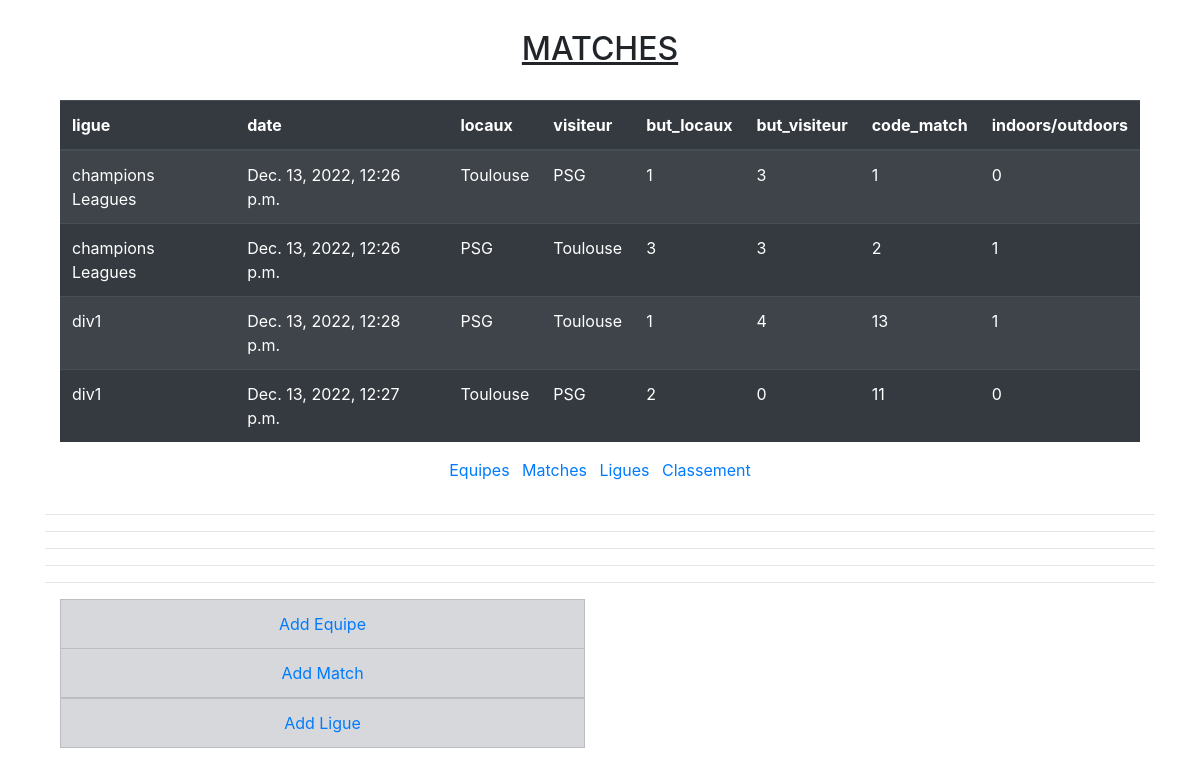
The page /competition/tmatch/ on the database its author committed.
### competition/models.py (models this page shows, shortened)
class Match(models.Model):
    ligue = models.ForeignKey(Ligue, models.DO_NOTHING,
                              db_column='ligue', to_field='code_ligue')
    date = models.DateTimeField()
    id_locaux = models.ForeignKey('Equipe', models.DO_NOTHING, db_column='id_locaux',
                                  related_name='Equipe1', to_field='id_federation')
    id_visiteur = models.ForeignKey('Equipe', models.DO_NOTHING, db_column='id_visiteur',
                                    related_name='Equipe2', to_field='id_federation')
    score_locaux = models.IntegerField()
    score_visiteur = models.IntegerField()
    code_match = models.BigIntegerField(unique=True)
    local = models.CharField(max_length=50, choices=(
        ('0', 'alle'), ('1', 'retour')))

class Ligue(models.Model):
    titre = models.CharField(max_length=50)
    status = models.CharField(max_length=50, choices=(
        ('0', 'active'), ('1', 'finie')), default='active')
    code_ligue = models.CharField(max_length=250, unique=True)
    year = models.IntegerField()

class Equipe(models.Model):
    nom = models.CharField(max_length=50)
    id_federation = models.BigIntegerField(unique=True)
    pays = models.CharField(max_length=50)
    ligues = models.ManyToManyField(Ligue)  # , through='EquipeLigue')

### competition/views.py (the view)
# urls.py: path('tmatch/', views.table_match, name='table_match'),
def table_match(request):
    matches = Match.objects.all()
    context = {'d': list(matches)}
    return render(request, 'competition/tmatches.html', context)

### competition/templates/competition/tmatches.html
{% extends "competition/base.html" %}
{% block content %}
<div class="container">
    <h2 class="text-center"><u>MATCHES</u></h2><br>
    <table class="table table-dark table-striped">
        <thead>
            <tr>
                <th>ligue</th>
                <th>date</th>
                <th>locaux</th>
                <th>visiteur</th>
                <th>but_locaux</th>
                <th>but_visiteur</th>
                <th>code_match</th>
                <th>indoors/outdoors</th>
            </tr>
        </thead>
        <tbody>
            {% if d %}
            {% for i in d %}
            <tr>
                <td>{{ i.ligue.titre }}</td>
                <td>{{ i.date }}</td>
                <td>{{ i.id_locaux.nom }}</td>
                <td>{{ i.id_visiteur.nom }}</td>
                <td>{{ i.score_locaux }}</td>
                <td>{{ i.score_visiteur }}</td>
                <td>{{ i.code_match }}</td>
                <td>{{ i.local }}</td>
            </tr>
            {% endfor %}
            {% endif %}
        </tbody>
    </table>
</div>
{% endblock %}

### rows shown on the page
Match: ligue.titre "champions Leagues", date "Dec. 13, 2022, 12:26 p.m.", id_locaux.nom "Toulouse", id_visiteur.nom "PSG", score_locaux "1", score_visiteur "3", code_match "1", local "0"
Match: ligue.titre "champions Leagues", date "Dec. 13, 2022, 12:26 p.m.", id_locaux.nom "PSG", id_visiteur.nom "Toulouse", score_locaux "3", score_visiteur "3", code_match "2", local "1"
Match: ligue.titre "div1", date "Dec. 13, 2022, 12:28 p.m.", id_locaux.nom "PSG", id_visiteur.nom "Toulouse", score_locaux "1", score_visiteur "4", code_match "13", local "1"
Match: ligue.titre "div1", date "Dec. 13, 2022, 12:27 p.m.", id_locaux.nom "Toulouse", id_visiteur.nom "PSG", score_locaux "2", score_visiteur "0", code_match "11", local "0"
